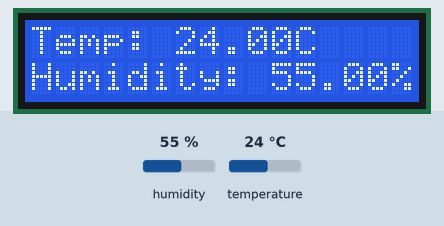
Recording of a sketch running on a simulated Arduino Uno, built with avr-gcc and run on an emulated ATmega328P. Shown: 16×2 character LCD. The test bench sets the inputs (shaded band); at power-on: humidity 55 %, temperature 24 °C.

Above: at 1.2 s.
1.3 s: humidity set to 22 %
At 4.4 s:
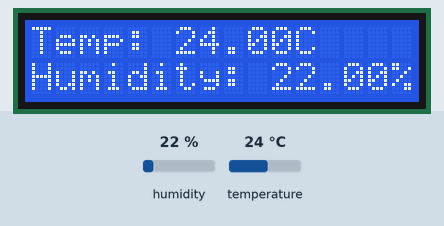
5.2 s: temperature set to 12 °C
At 6.6 s:
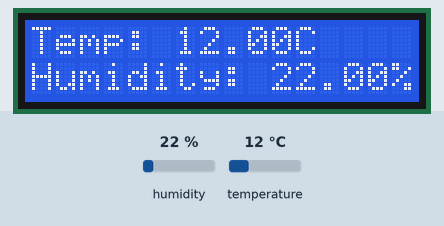
9.1 s: humidity set to 40 %
At 10.0 s:
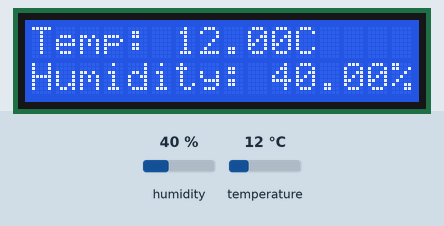
13.0 s: temperature set to 19 °C
At 15.6 s:
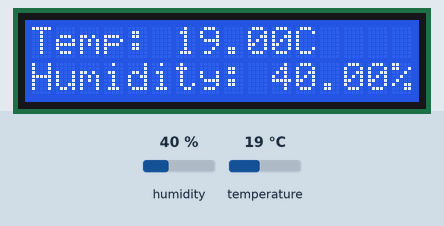
Timing chart, 0 to 17.1 s (numbered marks = the images above; inputs shaded):
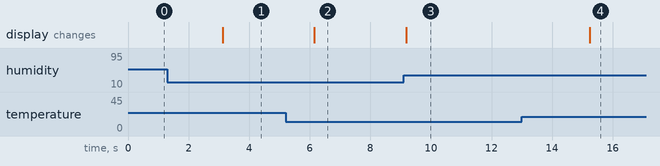

The sketch:

program_3_c.ino
```cpp
#include <dht.h>
#include <LiquidCrystal.h>

dht DHT;
const int RS = 2, EN = 3, D4 = 4, D5 = 5, D6 = 6, D7 = 7;
LiquidCrystal lcd(RS, EN, D4, D5, D6, D7);  // Set Uno pins that are connected to the LCD, 4-bit mode

void setup() {
  lcd.begin(16, 2);  // Initialize the 16x2 LCD
}

void loop() {
  int readDHT = DHT.read11(8);  // Grab 40-bit data packet from DHT sensor

  lcd.clear();  // Clear the LCD screen
  lcd.setCursor(0, 0);  // Set cursor to first row, first column
  lcd.print("Temp: ");
  lcd.print(DHT.temperature);  // Display temperature
  lcd.print("C");

  lcd.setCursor(0, 1);  // Set cursor to second row, first column
  lcd.print("Humidity: ");
  lcd.print(DHT.humidity);  // Display humidity
  lcd.print("%");

  delay(3000);  // Wait for 3 seconds before updating
}
```

Measured:
- after the input at 1.3 s, the display: changes after 1.8 s (image 1)
- after the input at 5.2 s, the display: changes after 0.95 s (image 2)
- after the input at 9.1 s, the display: changes after 0.08 s (image 3)
- after the input at 13.0 s, the display: changes after 2.2 s (image 4)
